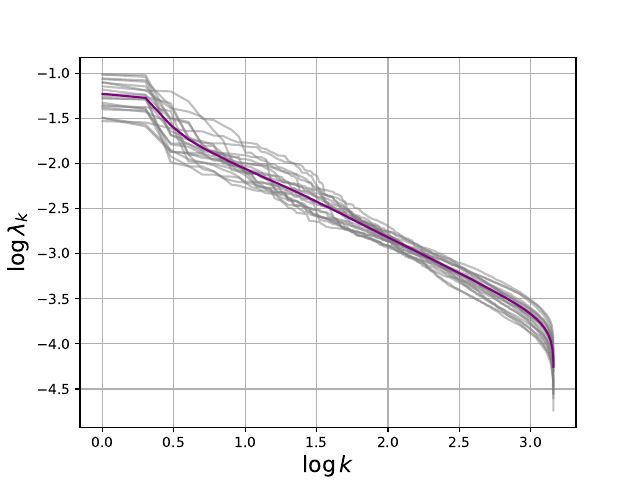

Reproduce this figure in Python.
import numpy as np
import pandas as pd
from statsmodels.tsa.stattools import acf
from scipy.linalg import toeplitz
from matplotlib.backends.backend_pdf import PdfPages
import matplotlib.pyplot as plt

pdf = PdfPages("ssa_spectrum.pdf")

for tau in False,:

    if tau:
        eiv = pd.read_csv("ssa_eig_tau.csv.gz")
    else:
        eiv = pd.read_csv("ssa_eig.csv.gz")

    eiv = eiv.set_index("SEQN")

    # Normalize
    eivn = eiv.div(eiv.sum(1), axis=0)

    plt.clf()
    plt.grid(True)
    lk = np.log10(1 + np.arange(eivn.shape[1]))
    for i in range(20):
        plt.plot(lk, np.log10(eivn.iloc[i, :]), color='grey', alpha=0.5)
    y = eivn.mean(0)
    plt.plot(lk, np.log10(y), color='purple')
    plt.xlabel(r"$\log\, k$", size=16)
    plt.ylabel(r"$\log\, \lambda_k$", size=16)
    pdf.savefig()

pdf.close()
